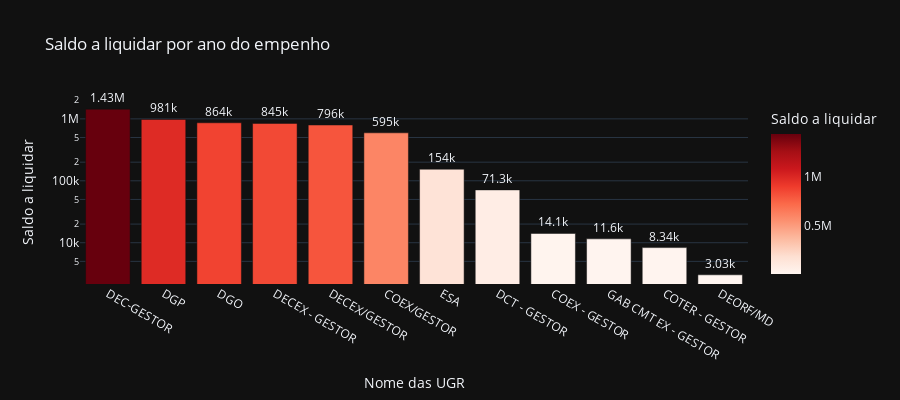

Notebook code cell kept with this figure:
### Code cell
# Saldo a liquidar por tipo de NE
cols = ['NOME_UGR', 'A_LIQUIDAR']

df_aux = df.loc[:, cols].groupby('NOME_UGR').sum().sort_values(by= 'A_LIQUIDAR', ascending=False).reset_index()
df_aux = df_aux[df_aux['A_LIQUIDAR'] > 0]
fig = px.bar(df_aux, 
             x='NOME_UGR', 
             y='A_LIQUIDAR',
             title='Saldo a liquidar por ano do empenho',
             labels={'NOME_UGR':'Nome das UGR', 'A_LIQUIDAR':'Saldo a liquidar'},
             text_auto='.3s',
             height=400,
             log_y=True,
             color='A_LIQUIDAR',
             color_continuous_scale = 'reds',
             template='plotly_dark')
fig.update_traces(textposition = 'outside', cliponaxis = False, hovertemplate=None)
fig.update_layout(hovermode="x unified")

fig.show()

### Figure 1 — Plotly figure (JSON) as saved in the notebook; plotly's stock layout.template omitted (floating-point values rounded to 4 significant figures)
{"data": [{"alignmentgroup": "True", "cliponaxis": false, "legendgroup": "", "marker": {"color": [1433000.0, 980700.0, 864400.0, 844800.0, 795900.0, 595400.0, 154000.0, 71290.0, 14120.0, 11560.0, 8343.0, 3034.0], "coloraxis": "coloraxis", "pattern": {"shape": ""}}, "name": "", "offsetgroup": "", "orientation": "v", "showlegend": false, "textposition": "outside", "texttemplate": "%{y:.3s}", "type": "bar", "x": ["DEC-GESTOR", "DGP", "DGO", "DECEX - GESTOR", "DECEX/GESTOR", "COEX/GESTOR", "ESA", "DCT - GESTOR", "COEX - GESTOR", "GAB CMT EX - GESTOR", "COTER - GESTOR", "DEORF/MD"], "xaxis": "x", "y": [1433000.0, 980700.0, 864400.0, 844800.0, 795900.0, 595400.0, 154000.0, 71290.0, 14120.0, 11560.0, 8343.0, 3034.0], "yaxis": "y"}], "layout": {"barmode": "relative", "coloraxis": {"colorbar": {"title": {"text": "Saldo a liquidar"}}, "colorscale": [[0, "rgb(255,245,240)"], [0.125, "rgb(254,224,210)"], [0.25, "rgb(252,187,161)"], [0.375, "rgb(252,146,114)"], [0.5, "rgb(251,106,74)"], [0.625, "rgb(239,59,44)"], [0.75, "rgb(203,24,29)"], [0.875, "rgb(165,15,21)"], [1, "rgb(103,0,13)"]]}, "height": 400, "hovermode": "x unified", "legend": {"tracegroupgap": 0}, "title": {"text": "Saldo a liquidar por ano do empenho"}, "xaxis": {"anchor": "y", "domain": [0, 1], "title": {"text": "Nome das UGR"}}, "yaxis": {"anchor": "x", "domain": [0, 1], "title": {"text": "Saldo a liquidar"}, "type": "log"}}}
